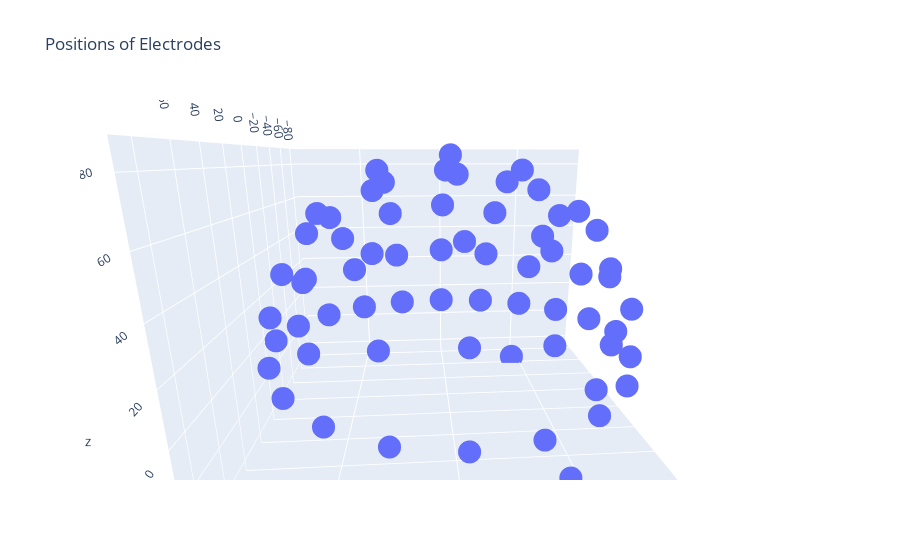

Write notebook code for a chart like this one.
### Code cell
fig = go.Figure()
fig.add_trace(go.Scatter3d(x=np.hstack(eeg_data['EEG'][0][0][21][0]['X'])[0], 
                           y=np.hstack(eeg_data['EEG'][0][0][21][0]['Y'])[0], 
                           z=np.hstack(eeg_data['EEG'][0][0][21][0]['Z'])[0], 
                           text=labels,
                           mode='markers'))
fig.update_layout(title='Positions of Electrodes')
fig.show()

### Figure 1 — Plotly figure (JSON) as saved in the notebook; plotly's stock layout.template omitted (floating-point values rounded to 4 significant figures)
{"data": [{"mode": "markers", "text": ["Fp1", "AF7", "AF3", "F1", "F3", "F5", "F7", "FT7", "FC5", "FC3", "FC1", "C1", "C3", "C5", "T7", "TP7", "CP5", "CP3", "CP1", "P1", "P3", "P5", "P7", "P9", "PO7", "PO3", "O1", "Iz", "Oz", "POz", "Pz", "CPz", "Fpz", "Fp2", "AF8", "AF4", "AFz", "Fz", "F2", "F4", "F6", "F8", "FT8", "FC6", "FC4", "FC2", "FCz", "Cz", "C2", "C4", "C6", "T8", "TP8", "CP6", "CP4", "CP2", "P2", "P4", "P6", "P8", "P10", "PO8", "PO4", "O2"], "type": "scatter3d", "x": [80.78, 68.69, 76.15, 59.91, 57.55, 54.04, 49.87, 26.21, 28.76, 30.96, 32.44, 2.115e-15, 3.868e-15, 4.95e-15, 5.176e-15, -26.21, -28.76, -30.96, -32.44, -59.91, -57.55, -54.04, -49.87, -44.48, -68.69, -76.15, -80.78, -77.63, -84.98, -79.03, -60.74, -32.93, 84.98, 80.78, 68.72, 76.15, 79.03, 60.74, 59.87, 57.58, 54.03, 49.93, 26.21, 28.76, 30.96, 32.44, 32.93, 5.205e-15, 2.119e-15, 3.868e-15, 4.95e-15, 5.176e-15, -26.28, -28.76, -30.96, -32.44, -59.87, -57.58, -54.03, -49.93, -44.48, -68.72, -76.15, -80.78], "y": [26.13, 49.71, 31.48, 26.04, 48.2, 63.06, 68.42, 80.41, 76.25, 59.27, 32.35, 34.54, 63.17, 80.83, 84.54, 80.41, 76.25, 59.27, 32.35, 26.04, 48.2, 63.06, 68.42, 59.71, 49.71, 31.48, 26.13, -9.507e-15, -1.041e-14, -9.678e-15, -7.438e-15, -4.033e-15, 0, -26.13, -49.67, -31.48, 0, 0, -26.03, -48.14, -63.04, -68.38, -80.41, -76.25, -59.27, -32.35, 0, 0, -34.61, -63.17, -80.83, -84.54, -80.39, -76.25, -59.27, -32.35, -26.03, -48.14, -63.04, -68.38, -59.71, -49.67, -31.48, -26.13], "z": [-4.001, -5.959, 20.85, 54.38, 39.87, 18.13, -7.49, -8.509, 24.17, 52.47, 71.6, 77.67, 56.87, 26.29, -8.845, -8.509, 24.17, 52.47, 71.6, 54.38, 39.87, 18.13, -7.49, -41.0, -5.959, 20.85, -4.001, -34.61, -1.786, 31.3, 59.46, 78.36, -1.786, -4.001, -5.953, 20.85, 31.3, 59.46, 54.43, 39.89, 18.21, -7.485, -8.509, 24.17, 52.47, 71.6, 78.36, 85, 77.64, 56.88, 26.29, -8.845, -8.506, 24.17, 52.47, 71.6, 54.43, 39.89, 18.21, -7.485, -41.0, -5.953, 20.85, -4.001]}], "layout": {"autosize": true, "scene": {"aspectmode": "auto", "aspectratio": {"x": 1.107, "y": 1.101, "z": 0.8205}, "camera": {"center": {"x": 0, "y": 0, "z": 0}, "eye": {"x": 0.09729, "y": 1.307, "z": 0.3754}, "projection": {"type": "perspective"}, "up": {"x": 0, "y": 0, "z": 1}}}, "title": {"text": "Positions of Electrodes"}}}
